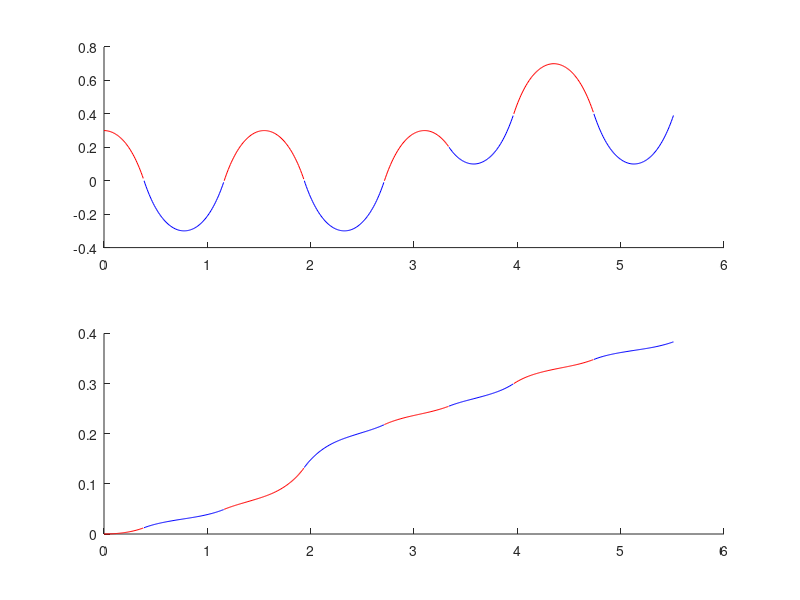

Recreate this plot in MATLAB.
h = 0.6;
g = 9.8;
p = 0.5;
t_zmp = sqrt(h/g);



% algorithm 2: given x0, x0', zmp
% step end time variable

close all;
hold on;


t_offset = 0;
t_start = 0;



support_foot = 0;
supportY = 0.5;
torsoY = 0.3;


vy = 0;
y = torsoY-supportY;
y0 = torsoY-supportY;
vy0 = 0;


x_start=0;
vx_start=0;

t_start = 0;

%For transforming to global coordinate

uSupportY = supportY;
uSupportX = 0;

for j=1:8
    
    %Next support position
    if support_foot==0 %left support
      supportMovementY = -2*supportY;     
    else        
      supportMovementY = 2*supportY;
    end
    y1=-y0;
    
    if j==5 
        supportMovementY =   supportMovementY + 0.4;
    end 
    
    
    %Calculate the switch time using newton solver
    t_end = 0.37;
    
    for i=1:4
      t_start_next = t_zmp * asinh(y0/y1 * sinh(t_end/t_zmp));           
      est =  y0*cosh(t_end/t_zmp)-y1*cosh(t_start_next/t_zmp);         
      y0dot = 1/t_zmp * y0 * sinh(t_end/t_zmp); 
      err = supportMovementY-est;
      t_end_delta = err/y0dot/2;
      t_end = t_end + t_end_delta;
    end      
    t_start_next = t_zmp * asinh(y0/y1 * sinh(t_end/t_zmp));
    
    %Current pendumum: t_start to t_end
    %Next pendulum: t_start_next 
    
    % X solving
    % Given: x and v at the start  
    % Assumption: nx = 0
    % ZMP compensation for next step: 0.015 (b-human value)    
    
    %x(t) = (x0-px0)* cosh(t/tzmp)+ vx0*tzmp*sinh(t/tzmp) + px0
    %vx(t) = (x0-px0)/tzmp * sinh(t/tzmp)

    
    
    
    
    r_next = 0.0;
    step_x = 0.03;
    
    if j==3 step_x = 0.12;end
    
    xparams=linsolve(...
        [1 cosh(t_start/t_zmp)      t_zmp*sinh(t_start/t_zmp) 0;
         0 sinh(t_start/t_zmp)/t_zmp  cosh(t_start/t_zmp)  0;
         0 sinh(t_end/t_zmp)/t_zmp    cosh(t_start/t_zmp) -cosh(t_start_next/t_zmp);
         1 cosh(t_end/t_zmp)          t_zmp*sinh(t_end/t_zmp) -t_zmp*sinh(t_start_next/t_zmp)],...
         [x_start;vx_start;0;r_next+step_x]);
     
    %xparams: r x0 v0 v0_next
    
    r=xparams(1);
    x0=xparams(2);
    vx0=xparams(3);
    
    
    
    
    t0=[t_start:0.01:t_end];
    
    
    cx0 = uSupportX + xparams(1) + xparams(2)*cosh(t0/t_zmp) + xparams(3) *t_zmp*sinh(t0/t_zmp);    
    cy0 = uSupportY + y0*cosh(t0/t_zmp);    
    
    subplot(2,1,1);
    hold on;
    if mod(j,2)==1  plot(t0+t_offset,cy0,'r')
    else     plot(t0+t_offset,cy0,'b')
    end

    subplot(2,1,2);
    hold on;
    if mod(j,2)==1  plot(t0+t_offset,cx0,'r')
    else     plot(t0+t_offset,cx0,'b')
    end
    
    
    t_offset = t_offset + t_end - t_start_next;
    uSupportY = uSupportY + supportMovementY;        
    
    t_start = t_start_next;
    support_foot = 1-support_foot;
    y0=y1;
    

    xfin = xparams(1) + xparams(2)*cosh(t_end/t_zmp)+xparams(3)*t_zmp*sinh(t_end/t_zmp);
    x_start = xfin + xparams(1) - r_next - step_x;
    vx_start = xparams(2)/t_zmp*sinh(t_end/t_zmp) + xparams(3)*cosh(t_end/t_zmp);
    uSupportX = uSupportX + step_x + r_next-xparams(1);    
    
end


%{
x = (x0-p)*cosh(t/t_zmp) + v0*t_zmp*sinh(t/t_zmp) + p;
plot(t,x);
%}